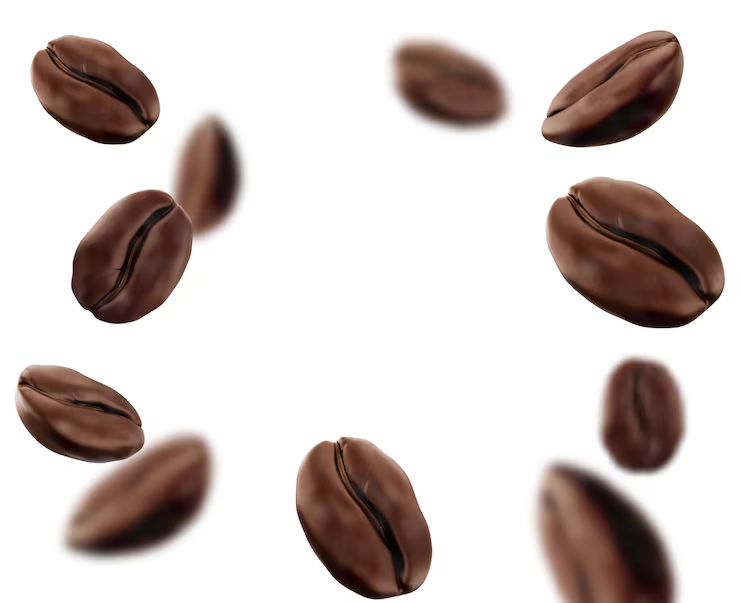
//> input picture resources/beans.png, 740 x 603 px
$ ./main   (built with g++ and OpenCV 4)
//> lines starting //> are read from the running program, lines starting //| are printed output that depends on the picture; after the words box and inside, x2 and y2 are one past the last pixel; in counts of white or black regions, pixels touching at a corner belong together
#include <iostream>
#include <opencv2/opencv.hpp>
#include <opencv2/highgui.hpp>
#include <opencv2/imgproc.hpp>

using namespace std;
using namespace cv;


bool growRQ(const Mat &imgori, Mat &res, int x0, int y0, int val, std::vector<Point2d> &regionPoints)
{
	if (x0 <0 || x0 >= (imgori.cols) || y0<0 || y0 >= (imgori.rows))
	{
		return true;
	}
	std::vector<Point2d> colaPts;
	Point2d pt1;
	colaPts.clear();
    if (regionPoints.size() > 0)
    {
        regionPoints.clear();
    }
	if (((int)imgori.at<uchar>(y0, x0)) == 255)
	{
		if (((int)res.at<uchar>(y0, x0)) == 0)
		{
			res.at<uchar >(y0, x0) = (uchar)val;

			for (int k = -1; k < 2; k++)
			{
				for (int l = -1; l <2; l++)
				{
					if (!(k==0 && l==0))
					if ((x0 + l) >= 0 && (x0 + l) < (imgori.cols) && (y0 + k) >= 0 && (y0 + k)  < (imgori.rows))
					{
						colaPts.push_back(Point2d(x0 + l, y0 + k));
					}
				}
			}
			while (colaPts.size()>0)
			{
				pt1 = colaPts[0];
				colaPts.erase( colaPts.begin());

				if (((int)imgori.at<uchar>(pt1.y, pt1.x)) == 255)
					if (((int)res.at<uchar>(pt1.y, pt1.x)) == 0)
					{
						res.at<uchar >(pt1.y, pt1.x) = (uchar)val;
						regionPoints.push_back(pt1);
						//introuduce coordenadas en vector

						namedWindow("avance", WINDOW_NORMAL);
						imshow("avance", res);
						//waitKey(10);

						for (int k = -1; k < 2; k++)
						{
							for (int l = -1; l < 2; l++)
							{
								if (!(k == 0 && l == 0))
								if ((pt1.x + l) >= 0 && (pt1.x + l) < (imgori.cols) && (pt1.y + k) >= 0 && (pt1.y + k) < (imgori.rows))
								{
								  if (((int)res.at<uchar>(pt1.y + k, pt1.x + l)) == 0)
										colaPts.push_back(Point2d(pt1.x + l, pt1.y + k));
								}
							}
						}
					}

				//sigue sacando de la cola
			}


	/*		namedWindow("avance", WINDOW_NORMAL);
			imshow("avance", res);
			waitKey(10);*/


		}

	}
	//printf("%d %d  \n",x0,y0);

	return false;

}

int main()
{
    // Load the input image in grayscale
    Mat inputImage = imread("resources/beans.png", IMREAD_GRAYSCALE);
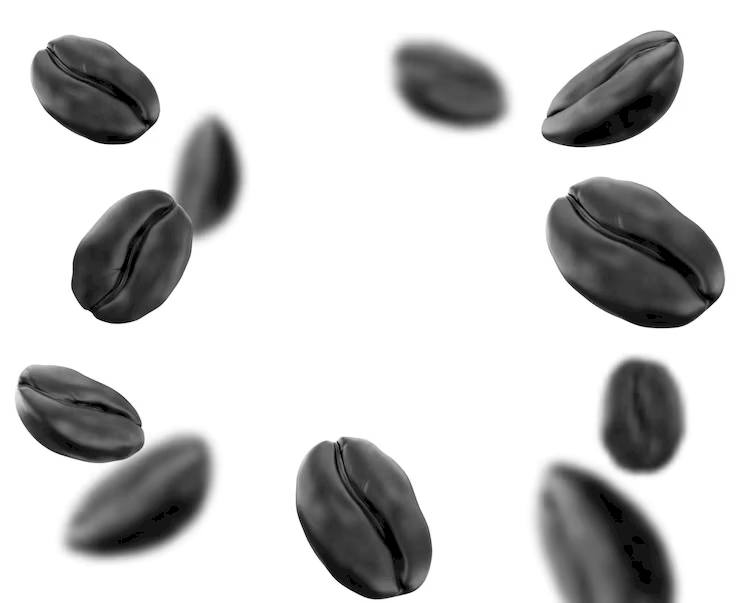
//> inputImage: 603 rows x 740 cols, CV_8UC1; min 0, max 255, mean 203.6

    if (inputImage.empty())
    {
        cerr << "Could not open input image\n";
        return 1;
    }

    imshow("Original image", inputImage);

    // Create a 3-channel color image for drawing boxes and centroids
    Mat colorOutput;
    cvtColor(inputImage, colorOutput, COLOR_GRAY2BGR);

    //apply inverse binary thresholding
    Mat binaryImage;
    double thresholdValue = 180;
    threshold(inputImage, binaryImage, thresholdValue, 255, THRESH_BINARY_INV);
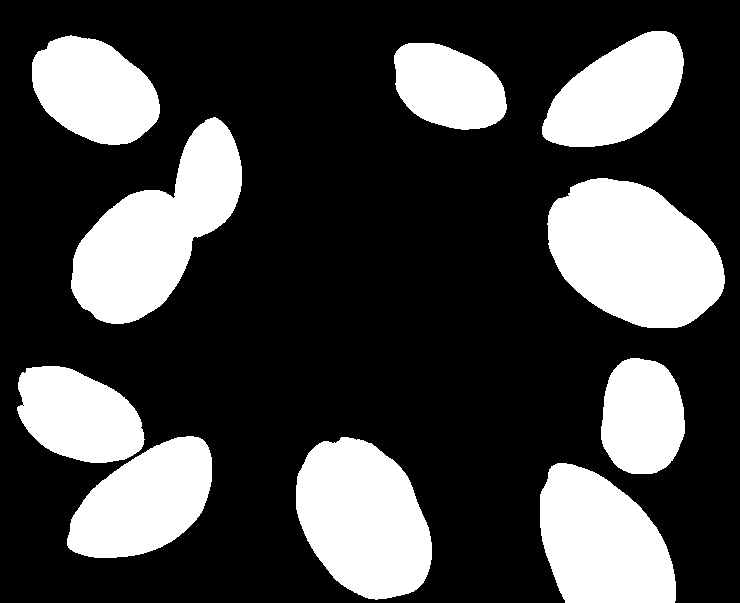
//> binaryImage: 603 rows x 740 cols, CV_8UC1; 27.9% white; 10 white regions, largest, box (x1, y1, x2, y2) and area: (547, 178, 725, 328) 19282, (71, 117, 242, 324) 17642, (296, 437, 432, 600) 16329

    imshow("Binary image", binaryImage);

    // image to mark regions - FIXED to CV_8UC1 so .at<uchar> works safely
    Mat imageMarked(inputImage.size(), CV_8UC1, Scalar(0));

    //regions
    std::vector<std::vector<Point2d>> allRegions;
    int label1 = 100;

    //draw regions and bounding boxes
    for (int y = 0; y < binaryImage.rows; y++)
    {
        for (int x = 0; x < binaryImage.cols; x++)
        {
            if (binaryImage.at<uchar>(y, x) == 255 && imageMarked.at<uchar>(y, x) == 0)
            {
                std::cout << "Starting region growing at (" << x << ", " << y << ") with label " << label1 << std::endl;
                std::vector<Point2d> regionPoints;
                growRQ(binaryImage, imageMarked, x, y, label1, regionPoints);

                if (!regionPoints.empty())
                {
                    allRegions.push_back(regionPoints);

                    double sumX = 0, sumY = 0;
                    double minX = regionPoints[0].x, maxX = regionPoints[0].x;
                    double minY = regionPoints[0].y, maxY = regionPoints[0].y;

                    for (const auto& point : regionPoints)
                    {
                        sumX += point.x;
                        sumY += point.y;

                        // Find bounding box coordinates
                        if (point.x < minX) minX = point.x;
                        if (point.x > maxX) maxX = point.x;
                        if (point.y < minY) minY = point.y;
                        if (point.y > maxY) maxY = point.y;
                    }

                    double centroidX = sumX / regionPoints.size();
                    double centroidY = sumY / regionPoints.size();
                    std::cout << "Centroid of the region: (" << centroidX << ", " << centroidY << ")" << std::endl;

                    // Draw bounding box in Green (B=0, G=255, R=0)
                    rectangle(colorOutput, Point(minX, minY), Point(maxX, maxY), Scalar(0, 255, 0), 2);

                    // Paint centroid in Red (B=0, G=0, R=255) using cv::circle
                    circle(colorOutput, Point(centroidX, centroidY), 4, Scalar(0, 0, 255), -1);
                }
                label1 += 10; // Increment label for the next region
            }
        }
    }
//> this loop made 603 passes
//> label1 on passes 1 to 3: 100, 100, 100
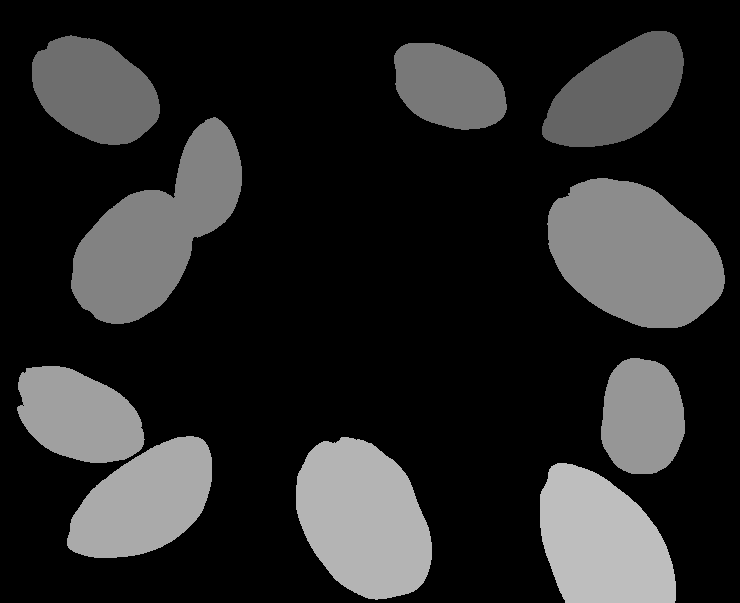
//> imageMarked: 603 rows x 740 cols, CV_8UC1; min 0, max 190, mean 41.1
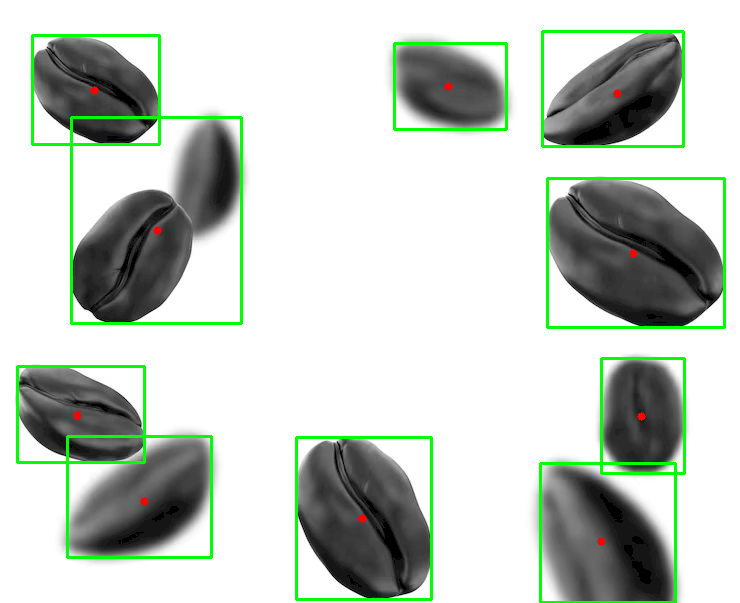
//> colorOutput: 603 rows x 740 cols, CV_8UC3; mean B, G, R 195.7, 204.6, 196
//> after the loop, label1 = 200; allRegions = 10 items

    imshow("Marked image regions", imageMarked);
    imshow("Bounding Boxes & Centroids", colorOutput);

    waitKey(0);
    return 0;
}
